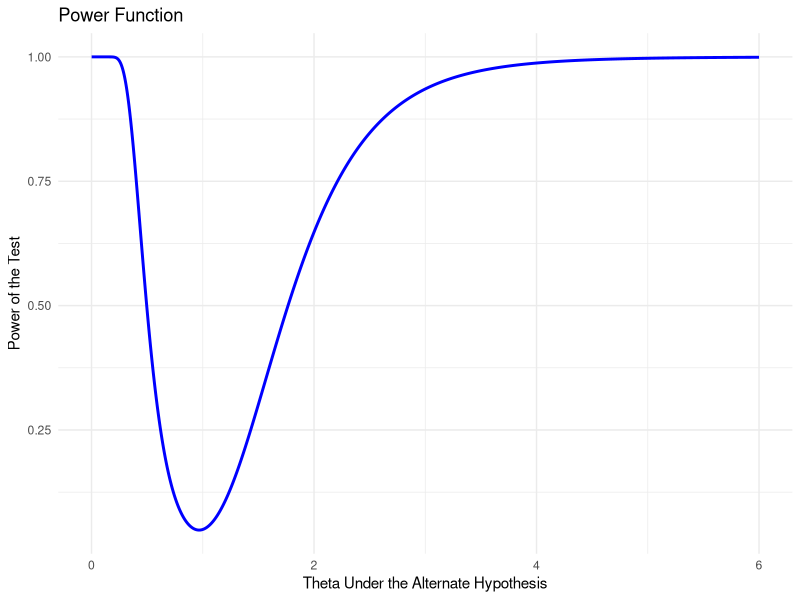

This chart was generated by the following R code:
#6.3.2
library(ggplot2)

n <- 10
alpha <- 0.05
H0 <- 1
Theta <- seq(0.001, 6, by=1e-3)
Theta

T <- dchisq(2*n, alpha / 2)


c1 <-  H0 / Theta * qchisq(p = alpha / 2, df=2*n)
length(c1)
c2 <- H0 / Theta * qchisq(p = 1 - alpha / 2, df=2*n)
head(c2)

Power <- pchisq(q=c1, df=2*n) + pchisq(q=c2, df=2*n, lower.tail=F)


Power[which(Theta==1)] #Power is equivolent to size when Theta=H0

data <- as.data.frame(cbind(Power, Theta))
#plot(Theta, Power, type="l", xlab="Theta")
ggplot(data=as.data.frame(data), aes(x=Theta, y=Power)) +
  geom_line(color="blue", size=1)+
  labs(title="Power Function",x="Theta Under the Alternate Hypothesis", y = "Power of the Test")+theme_minimal()
